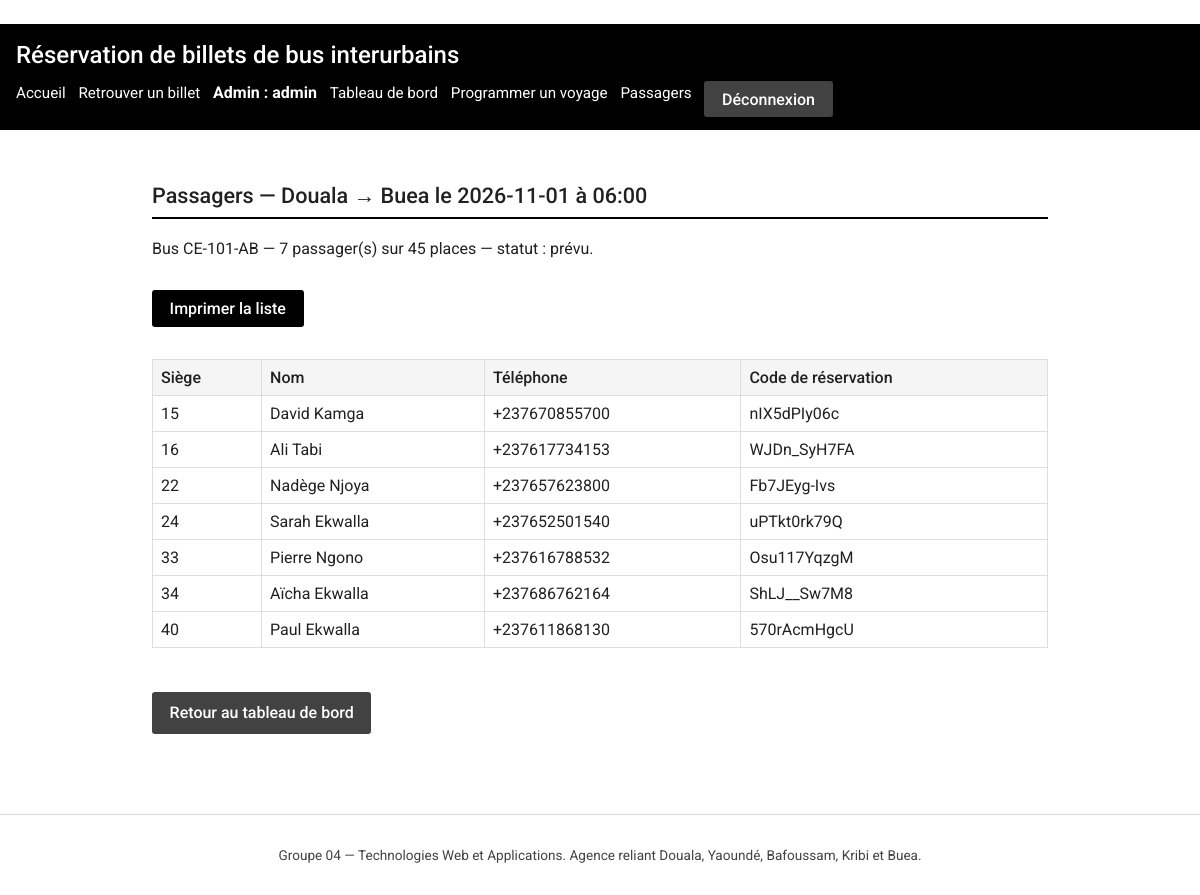
/admin/voyages/55/passagers (signed in), run on the app's committed database.
### tables this page shows
CREATE TABLE trajets (
    id              INTEGER PRIMARY KEY AUTOINCREMENT,
    ville_depart    TEXT NOT NULL
                    CHECK (ville_depart IN ('Douala','Yaoundé','Bafoussam','Kribi','Buea')),
    ville_arrivee   TEXT NOT NULL
                    CHECK (ville_arrivee IN ('Douala','Yaoundé','Bafoussam','Kribi','Buea')),
    duree_minutes   INTEGER NOT NULL CHECK (duree_minutes > 0),
    prix_classique  REAL NOT NULL CHECK (prix_classique > 0),
    prix_vip        REAL NOT NULL CHECK (prix_vip > 0),
    CHECK (ville_depart <> ville_arrivee)
);

CREATE TABLE voyages (
    id        INTEGER PRIMARY KEY AUTOINCREMENT,
    trajet_id INTEGER NOT NULL REFERENCES trajets(id),
    bus_id    INTEGER NOT NULL REFERENCES bus(id),
    date      TEXT NOT NULL,            -- format ISO AAAA-MM-JJ
    heure     TEXT NOT NULL,            -- format HH:MM
    statut    TEXT NOT NULL DEFAULT 'prévu'
              CHECK (statut IN ('prévu','parti','annulé'))
);

CREATE TABLE bus (
    id              INTEGER PRIMARY KEY AUTOINCREMENT,
    immatriculation TEXT NOT NULL UNIQUE,
    nombre_places   INTEGER NOT NULL CHECK (nombre_places BETWEEN 1 AND 100),
    type            TEXT NOT NULL CHECK (type IN ('classique','vip'))
);

CREATE TABLE billets (
    id               INTEGER PRIMARY KEY AUTOINCREMENT,
    voyage_id        INTEGER NOT NULL REFERENCES voyages(id),
    numero_siege     INTEGER NOT NULL CHECK (numero_siege >= 1),
    nom              TEXT NOT NULL,
    telephone        TEXT NOT NULL,
    piece_identite   TEXT NOT NULL,
    code_reservation TEXT NOT NULL UNIQUE,
    date_achat       TEXT NOT NULL,     -- format ISO AAAA-MM-JJ
    -- Anti double-vente : un siège jamais deux fois pour le même voyage
    UNIQUE (voyage_id, numero_siege)
);

### app.py (the view)
@app.route("/admin/voyages/<int:voyage_id>/passagers")
@administrateur_requis
def admin_passagers(voyage_id):
    bdd = get_db()
    voyage = bdd.execute(
        """SELECT v.id, v.date, v.heure, v.statut,
                  t.ville_depart, t.ville_arrivee,
                  b.immatriculation, b.nombre_places
           FROM voyages v
           JOIN trajets t ON t.id = v.trajet_id
           JOIN bus b ON b.id = v.bus_id
           WHERE v.id = ?""",
        (voyage_id,),
    ).fetchone()
    if voyage is None:
        flash("Voyage introuvable.", "erreur")
        return redirect(url_for("admin_tableau"))
    passagers = bdd.execute(
        """SELECT nom, telephone, numero_siege, code_reservation
           FROM billets WHERE voyage_id = ?
           ORDER BY numero_siege""",
        (voyage_id,),
    ).fetchall()
    return render_template(
        "admin/passagers.html", voyage=voyage, passagers=passagers
    )

### app.py (called while the page is built)
def get_db():
    if "bdd" not in g:
        g.bdd = sqlite3.connect(CHEMIN_BDD)
        g.bdd.row_factory = sqlite3.Row
        g.bdd.execute("PRAGMA foreign_keys = ON")
    return g.bdd

@app.teardown_appcontext
def fermer_bdd(exception):
    bdd = g.pop("bdd", None)
    if bdd is not None:
        bdd.close()

def administrateur_requis(vue):
    @wraps(vue)
    def enveloppe(*args, **kwargs):
        if session.get("admin_id") is None:
            flash("Accès refusé : connectez-vous à l'administration.", "erreur")
            return redirect(url_for("admin_connexion"))
        return vue(*args, **kwargs)
    return enveloppe

### templates/admin/passagers.html (shortened to what this page needs)
﻿{% extends "admin/base_admin.html" %}
{% block liens_admin %}
  <li><a href="{{ url_for('admin_passagers', voyage_id=voyage.id) }}">Passagers</a></li>
{% endblock %}
{% block contenu_admin %}
<section>
  <h2>Passagers — {{ voyage.ville_depart }} → {{ voyage.ville_arrivee }}
      le {{ voyage.date }} à {{ voyage.heure }}</h2>
  <p class="pas-a-imprimer">
    Bus {{ voyage.immatriculation }} — {{ passagers|length }} passager(s)
    sur {{ voyage.nombre_places }} places — statut : {{ voyage.statut }}.
  </p>
  <p class="pas-a-imprimer">
    <button type="button" onclick="window.print()">Imprimer la liste</button>
  </p>
  {% if passagers %}
    <div class="defilement">
    <table>
      <thead>
        <tr>
          <th scope="col">Siège</th>
          <th scope="col">Nom</th>
          <th scope="col">Téléphone</th>
          <th scope="col">Code de réservation</th>
        </tr>
      </thead>
      <tbody>
        {% for passager in passagers %}
          <tr>
            <td>{{ passager.numero_siege }}</td>
            <td>{{ passager.nom }}</td>
            <td>{{ passager.telephone }}</td>
            <td>{{ passager.code_reservation }}</td>
          </tr>
        {% endfor %}
      </tbody>
    </table>
  </div>
  {% else %}
    <p>Aucun passager pour ce voyage.</p>
  {% endif %}
  <p class="pas-a-imprimer">
    <a class="btn secondary" href="{{ url_for('admin_tableau') }}">Retour au tableau de bord</a>
  </p>
</section>
{% endblock %}

### static/css/style.css (style rules this page uses)
:root { --fond: #ffffff; --gris-clair: #f5f5f5; --gris: #9e9e9e; --gris-fonce: #424242; --texte: #212121; --accent: #000000; --bordure: #dddddd; --rouge-erreur: #b71c1c; --vert-succes: #1b5e20; }
* { box-sizing: border-box; }
body { margin: 0; font-family: 'Roboto', 'Segoe UI', Arial, sans-serif; font-size: 16px; line-height: 1.5; color: var(--texte); background: var(--fond); }
nav a { color: var(--fond); text-decoration: none; font-size: 0.95rem; }
h2 { font-size: 1.15rem; font-weight: 500; border-bottom: 2px solid var(--accent); padding-bottom: 0.3rem; }
input, select, button { font-family: inherit; font-size: 1rem; }
button, .btn { display: inline-block; margin-top: 0.8rem; padding: 0.55rem 1.1rem; border: none; border-radius: 3px; background: var(--accent); color: var(--fond); text-decoration: none; cursor: pointer; font-weight: 500; }
button.secondary, .btn.secondary { background: var(--gris-fonce); }
table { width: 100%; border-collapse: collapse; margin: 1rem 0; }
.defilement { overflow-x: auto; }
th, td { border: 1px solid var(--bordure); padding: 0.5rem; text-align: left; }
th { background: var(--gris-clair); font-weight: 500; }
@media (min-width: 900px) { h2 { font-size: 1.35rem; } }

### data on the page
trajets: ville_depart "Douala", ville_arrivee "Buea"
voyages: date "2026-11-01", heure "06:00", statut "prévu"
bus: immatriculation "CE-101-AB", nombre_places "45"
billets: numero_siege "15", nom "David Kamga", telephone "+237670855700", code_reservation "nIX5dPIy06c"
billets: numero_siege "16", nom "Ali Tabi", telephone "+237617734153", code_reservation "WJDn_SyH7FA"
billets: numero_siege "22", nom "Nadège Njoya", telephone "+237657623800", code_reservation "Fb7JEyg-Ivs"
billets: numero_siege "24", nom "Sarah Ekwalla", telephone "+237652501540", code_reservation "uPTkt0rk79Q"
billets: numero_siege "33", nom "Pierre Ngono", telephone "+237616788532", code_reservation "Osu117YqzgM"
billets: numero_siege "34", nom "Aïcha Ekwalla", telephone "+237686762164", code_reservation "ShLJ__Sw7M8"
billets: numero_siege "40", nom "Paul Ekwalla", telephone "+237611868130", code_reservation "570rAcmHgcU"

### other printed values
{{ session.admin_nom }} "admin"
{{ passagers|length }} "7"
